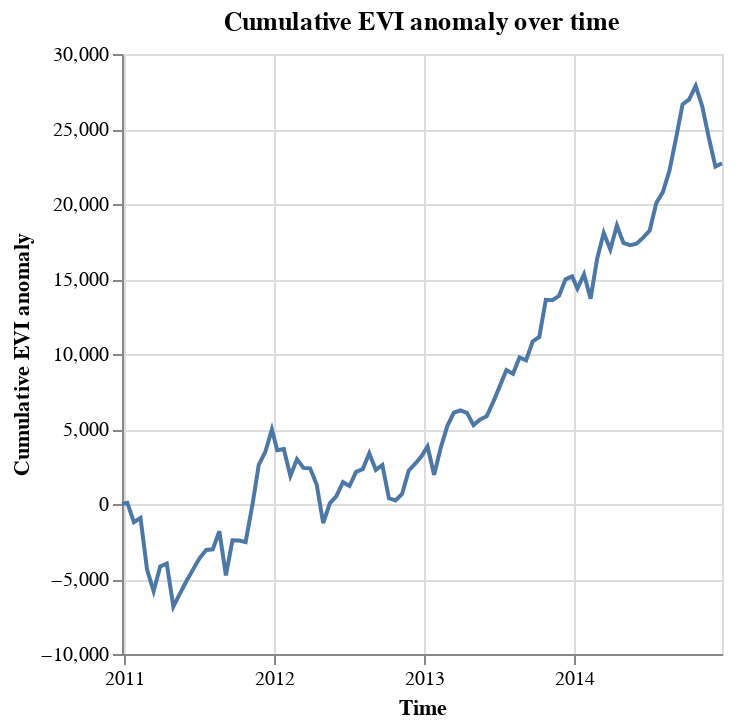
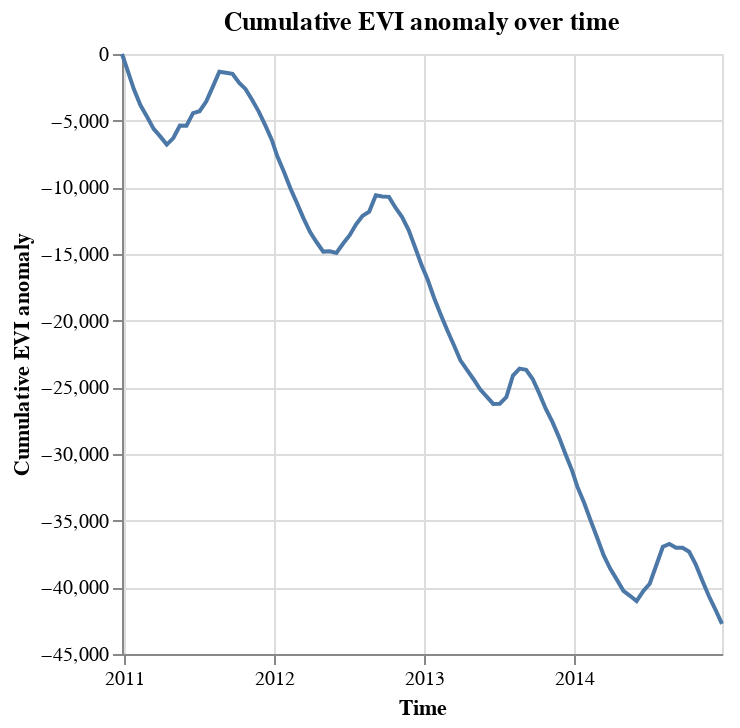

Notebook cell for these charts, in order:
### Code cell
import altair as alt
# Load MODIS EVI imagery.
collection = ee.ImageCollection('MODIS/006/MYD13A1').select('EVI')

# Define reference conditions from the first 10 years of data.
reference = collection.filterDate('2001-01-01', '2010-12-31').sort(
    # Sort chronologically in descending order.
    'system:time_start',
    False,
)

# Compute the mean of the first 10 years.
mean = reference.mean()

# Compute anomalies by subtracting the 2001-2010 mean from each image in a
# collection of 2011-2014 images. Copy the date metadata over to the
# computed anomaly images in the new collection.
series = collection.filterDate('2011-01-01', '2014-12-31').map(
    lambda image: image.subtract(mean).set(
        'system:time_start', image.get('system:time_start')
    )
)

# Display cumulative anomalies.
m = geemap.Map()
m.set_center(-100.811, 40.2, 5)
m.add_layer(
    series.sum(),
    {'min': -60000, 'max': 60000, 'palette': ['FF0000', '000000', '00FF00']},
    'EVI anomaly',
)
display(m)

# Get the timestamp from the most recent image in the reference collection.
time_0 = reference.first().get('system:time_start')

# Use imageCollection.iterate() to make a collection of cumulative anomaly over time.
# The initial value for iterate() is a list of anomaly images already processed.
# The first anomaly image in the list is just 0, with the time_0 timestamp.
first = ee.List([
    # Rename the first band 'EVI'.
    ee.Image(0)
    .set('system:time_start', time_0)
    .select([0], ['EVI'])
])

# This is a function to pass to Iterate().
# As anomaly images are computed, add them to the list.
def accumulate(image, list):
  # Get the latest cumulative anomaly image from the end of the list with
  # get(-1).  Since the type of the list argument to the function is unknown,
  # it needs to be cast to a List.  Since the return type of get() is unknown,
  # cast it to Image.
  previous = ee.Image(ee.List(list).get(-1))
  # Add the current anomaly to make a new cumulative anomaly image.
  added = image.add(previous).set(
      # Propagate metadata to the new image.
      'system:time_start',
      image.get('system:time_start'),
  )
  # Return the list with the cumulative anomaly inserted.
  return ee.List(list).add(added)

# Create an ImageCollection of cumulative anomaly images by iterating.
# Since the return type of iterate is unknown, it needs to be cast to a List.
cumulative = ee.ImageCollection(ee.List(series.iterate(accumulate, first)))

# Predefine the chart titles.
title = 'Cumulative EVI anomaly over time'

# Chart some interesting locations.
def display_chart(region, collection):
  reduced = (
      collection.filterBounds(region)
      .sort('system:time_start')
      .map(
          lambda image: ee.Feature(
              None,
              image.reduceRegion(ee.Reducer.first(), region, 500).set(
                  'time', image.get('system:time_start')
              ),
          )
      )
  )
  reduced_dataframe = ee.data.computeFeatures(
      {'expression': reduced, 'fileFormat': 'PANDAS_DATAFRAME'}
  )
  alt.Chart(reduced_dataframe).mark_line().encode(
      alt.X('time:T').title('Time'),
      alt.Y('EVI:Q').title('Cumulative EVI anomaly'),
  ).properties(title=title).display()

pt_1 = ee.Geometry.Point(-65.544, -4.894)
display('Amazon rainforest:')
display_chart(pt_1, cumulative)

pt_2 = ee.Geometry.Point(116.4647, 40.1054)
display('Beijing urbanization:')
display_chart(pt_2, cumulative)

pt_3 = ee.Geometry.Point(-110.3412, 34.1982)
display('Arizona forest disturbance and recovery:')
display_chart(pt_3, cumulative)

### Figure 1 — Vega-Lite specification as saved in the notebook (floating-point values rounded to 4 significant figures)
{"config": {"view": {"continuousWidth": 300, "continuousHeight": 300}}, "data": {"name": "data-cfc63814479a0acc669eb2f0bdea96b0"}, "mark": {"type": "line"}, "encoding": {"x": {"field": "time", "title": "Time", "type": "temporal"}, "y": {"field": "EVI", "title": "Cumulative EVI anomaly", "type": "quantitative"}}, "title": "Cumulative EVI anomaly over time", "$schema": "https://vega.github.io/schema/vega-lite/v5.20.1.json", "datasets": {"data-cfc63814479a0acc669eb2f0bdea96b0": [{"geo": null, "EVI": 0.0, "time": 1293408000000}, {"geo": null, "EVI": 82.81, "time": 1294531200000}, {"geo": null, "EVI": -1209.0, "time": 1295913600000}, {"geo": null, "EVI": -921.6, "time": 1297296000000}, {"geo": null, "EVI": -4371.0, "time": 1298678400000}, {"geo": null, "EVI": -5814.0, "time": 1300060800000}, {"geo": null, "EVI": -4166.0, "time": 1301443200000}, {"geo": null, "EVI": -3979.0, "time": 1302825600000}, {"geo": null, "EVI": -6834.0, "time": 1304208000000}, {"geo": null, "EVI": -5974.0, "time": 1305590400000}, {"geo": null, "EVI": -5137.0, "time": 1306972800000}, {"geo": null, "EVI": -4362.0, "time": 1308355200000}, {"geo": null, "EVI": -3603.0, "time": 1309737600000}, {"geo": null, "EVI": -3061.0, "time": 1311120000000}, {"geo": null, "EVI": -3024.0, "time": 1312502400000}, {"geo": null, "EVI": -1818.0, "time": 1313884800000}, {"geo": null, "EVI": -4761.0, "time": 1315267200000}, {"geo": null, "EVI": -2414.0, "time": 1316649600000}, {"geo": null, "EVI": -2429.0, "time": 1318032000000}, {"geo": null, "EVI": -2531.0, "time": 1319414400000}, {"geo": null, "EVI": -147.8, "time": 1320796800000}, {"geo": null, "EVI": 2604.0, "time": 1322179200000}, {"geo": null, "EVI": 3477.0, "time": 1323561600000}, {"geo": null, "EVI": 4962.0, "time": 1324944000000}, {"geo": null, "EVI": 3586.0, "time": 1326067200000}, {"geo": null, "EVI": 3661.0, "time": 1327449600000}, {"geo": null, "EVI": 1872.0, "time": 1328832000000}, {"geo": null, "EVI": 2979.0, "time": 1330214400000}, {"geo": null, "EVI": 2407.0, "time": 1331596800000}, {"geo": null, "EVI": 2379.0, "time": 1332979200000}, {"geo": null, "EVI": 1301.0, "time": 1334361600000}, {"geo": null, "EVI": -1271.0, "time": 1335744000000}, {"geo": null, "EVI": 43.96, "time": 1337126400000}, {"geo": null, "EVI": 529.8, "time": 1338508800000}, {"geo": null, "EVI": 1456.0, "time": 1339891200000}, {"geo": null, "EVI": 1201.0, "time": 1341273600000}, {"geo": null, "EVI": 2143.0, "time": 1342656000000}, {"geo": null, "EVI": 2318.0, "time": 1344038400000}, {"geo": null, "EVI": 3376.0, "time": 1345420800000}, {"geo": null, "EVI": 2278.0, "time": 1346803200000}, {"geo": null, "EVI": 2597.0, "time": 1348185600000}, {"geo": null, "EVI": 378.3, "time": 1349568000000}, {"geo": null, "EVI": 237.1, "time": 1350950400000}, {"geo": null, "EVI": 671.9, "time": 1352332800000}, {"geo": null, "EVI": 2218.0, "time": 1353715200000}, {"geo": null, "EVI": 2686.0, "time": 1355097600000}, {"geo": null, "EVI": 3215.0, "time": 1356480000000}, {"geo": null, "EVI": 3835.0, "time": 1357689600000}, {"geo": null, "EVI": 1951.0, "time": 1359072000000}, {"geo": null, "EVI": 3737.0, "time": 1360454400000}, {"geo": null, "EVI": 5194.0, "time": 1361836800000}, {"geo": null, "EVI": 6092.0, "time": 1363219200000}, {"geo": null, "EVI": 6234.0, "time": 1364601600000}, {"geo": null, "EVI": 6073.0, "time": 1365984000000}, {"geo": null, "EVI": 5260.0, "time": 1367366400000}, {"geo": null, "EVI": 5637.0, "time": 1368748800000}, {"geo": null, "EVI": 5847.0, "time": 1370131200000}, {"geo": null, "EVI": 6807.0, "time": 1371513600000}, {"geo": null, "EVI": 7857.0, "time": 1372896000000}, {"geo": null, "EVI": 8926.0, "time": 1374278400000}, {"geo": null, "EVI": 8681.0, "time": 1375660800000}, {"geo": null, "EVI": 9774.0, "time": 1377043200000}, {"geo": null, "EVI": 9581.0, "time": 1378425600000}, {"geo": null, "EVI": 10840.0, "time": 1379808000000}, {"geo": null, "EVI": 11130.0, "time": 1381190400000}, {"geo": null, "EVI": 13610.0, "time": 1382572800000}, {"geo": null, "EVI": 13590.0, "time": 1383955200000}, {"geo": null, "EVI": 13870.0, "time": 1385337600000}, {"geo": null, "EVI": 14980.0, "time": 1386720000000}, {"geo": null, "EVI": 15170.0, "time": 1388102400000}, {"geo": null, "EVI": 14360.0, "time": 1389225600000}, {"geo": null, "EVI": 15320.0, "time": 1390608000000}, {"geo": null, "EVI": 13690.0, "time": 1391990400000}, {"geo": null, "EVI": 16350.0, "time": 1393372800000}, {"geo": null, "EVI": 18070.0, "time": 1394755200000}, {"geo": null, "EVI": 16970.0, "time": 1396137600000}, {"geo": null, "EVI": 18570.0, "time": 1397520000000}, {"geo": null, "EVI": 17410.0, "time": 1398902400000}, {"geo": null, "EVI": 17260.0, "time": 1400284800000}, {"geo": null, "EVI": 17350.0, "time": 1401667200000}, {"geo": null, "EVI": 17760.0, "time": 1403049600000}, {"geo": null, "EVI": 18230.0, "time": 1404432000000}, {"geo": null, "EVI": 20070.0, "time": 1405814400000}, {"geo": null, "EVI": 20790.0, "time": 1407196800000}, {"geo": null, "EVI": 22220.0, "time": 1408579200000}, {"geo": null, "EVI": 24380.0, "time": 1409961600000}, {"geo": null, "EVI": 26640.0, "time": 1411344000000}, {"geo": null, "EVI": 26980.0, "time": 1412726400000}, {"geo": null, "EVI": 27870.0, "time": 1414108800000}, {"geo": null, "EVI": 26500.0, "time": 1415491200000}, {"geo": null, "EVI": 24410.0, "time": 1416873600000}, {"geo": null, "EVI": 22500.0, "time": 1418256000000}, {"geo": null, "EVI": 22710.0, "time": 1419638400000}]}}

### Figure 2 — Vega-Lite specification as saved in the notebook (floating-point values rounded to 4 significant figures)
{"config": {"view": {"continuousWidth": 300, "continuousHeight": 300}}, "data": {"name": "data-b0cc063baa114642e02b75b97b8c4ea4"}, "mark": {"type": "line"}, "encoding": {"x": {"field": "time", "title": "Time", "type": "temporal"}, "y": {"field": "EVI", "title": "Cumulative EVI anomaly", "type": "quantitative"}}, "title": "Cumulative EVI anomaly over time", "$schema": "https://vega.github.io/schema/vega-lite/v5.20.1.json", "datasets": {"data-b0cc063baa114642e02b75b97b8c4ea4": [{"geo": null, "EVI": 0.0, "time": 1293408000000}, {"geo": null, "EVI": -1173.0, "time": 1294531200000}, {"geo": null, "EVI": -2650.0, "time": 1295913600000}, {"geo": null, "EVI": -3847.0, "time": 1297296000000}, {"geo": null, "EVI": -4706.0, "time": 1298678400000}, {"geo": null, "EVI": -5613.0, "time": 1300060800000}, {"geo": null, "EVI": -6179.0, "time": 1301443200000}, {"geo": null, "EVI": -6792.0, "time": 1302825600000}, {"geo": null, "EVI": -6304.0, "time": 1304208000000}, {"geo": null, "EVI": -5369.0, "time": 1305590400000}, {"geo": null, "EVI": -5378.0, "time": 1306972800000}, {"geo": null, "EVI": -4432.0, "time": 1308355200000}, {"geo": null, "EVI": -4288.0, "time": 1309737600000}, {"geo": null, "EVI": -3572.0, "time": 1311120000000}, {"geo": null, "EVI": -2462.0, "time": 1312502400000}, {"geo": null, "EVI": -1336.0, "time": 1313884800000}, {"geo": null, "EVI": -1411.0, "time": 1315267200000}, {"geo": null, "EVI": -1485.0, "time": 1316649600000}, {"geo": null, "EVI": -2158.0, "time": 1318032000000}, {"geo": null, "EVI": -2637.0, "time": 1319414400000}, {"geo": null, "EVI": -3457.0, "time": 1320796800000}, {"geo": null, "EVI": -4323.0, "time": 1322179200000}, {"geo": null, "EVI": -5352.0, "time": 1323561600000}, {"geo": null, "EVI": -6458.0, "time": 1324944000000}, {"geo": null, "EVI": -7655.0, "time": 1326067200000}, {"geo": null, "EVI": -8814.0, "time": 1327449600000}, {"geo": null, "EVI": -10070.0, "time": 1328832000000}, {"geo": null, "EVI": -11180.0, "time": 1330214400000}, {"geo": null, "EVI": -12320.0, "time": 1331596800000}, {"geo": null, "EVI": -13350.0, "time": 1332979200000}, {"geo": null, "EVI": -14120.0, "time": 1334361600000}, {"geo": null, "EVI": -14820.0, "time": 1335744000000}, {"geo": null, "EVI": -14790.0, "time": 1337126400000}, {"geo": null, "EVI": -14920.0, "time": 1338508800000}, {"geo": null, "EVI": -14230.0, "time": 1339891200000}, {"geo": null, "EVI": -13610.0, "time": 1341273600000}, {"geo": null, "EVI": -12770.0, "time": 1342656000000}, {"geo": null, "EVI": -12140.0, "time": 1344038400000}, {"geo": null, "EVI": -11820.0, "time": 1345420800000}, {"geo": null, "EVI": -10590.0, "time": 1346803200000}, {"geo": null, "EVI": -10680.0, "time": 1348185600000}, {"geo": null, "EVI": -10710.0, "time": 1349568000000}, {"geo": null, "EVI": -11530.0, "time": 1350950400000}, {"geo": null, "EVI": -12220.0, "time": 1352332800000}, {"geo": null, "EVI": -13210.0, "time": 1353715200000}, {"geo": null, "EVI": -14530.0, "time": 1355097600000}, {"geo": null, "EVI": -15870.0, "time": 1356480000000}, {"geo": null, "EVI": -16900.0, "time": 1357689600000}, {"geo": null, "EVI": -18300.0, "time": 1359072000000}, {"geo": null, "EVI": -19530.0, "time": 1360454400000}, {"geo": null, "EVI": -20720.0, "time": 1361836800000}, {"geo": null, "EVI": -21820.0, "time": 1363219200000}, {"geo": null, "EVI": -22980.0, "time": 1364601600000}, {"geo": null, "EVI": -23690.0, "time": 1365984000000}, {"geo": null, "EVI": -24390.0, "time": 1367366400000}, {"geo": null, "EVI": -25150.0, "time": 1368748800000}, {"geo": null, "EVI": -25700.0, "time": 1370131200000}, {"geo": null, "EVI": -26240.0, "time": 1371513600000}, {"geo": null, "EVI": -26230.0, "time": 1372896000000}, {"geo": null, "EVI": -25730.0, "time": 1374278400000}, {"geo": null, "EVI": -24120.0, "time": 1375660800000}, {"geo": null, "EVI": -23590.0, "time": 1377043200000}, {"geo": null, "EVI": -23690.0, "time": 1378425600000}, {"geo": null, "EVI": -24370.0, "time": 1379808000000}, {"geo": null, "EVI": -25460.0, "time": 1381190400000}, {"geo": null, "EVI": -26620.0, "time": 1382572800000}, {"geo": null, "EVI": -27590.0, "time": 1383955200000}, {"geo": null, "EVI": -28730.0, "time": 1385337600000}, {"geo": null, "EVI": -30020.0, "time": 1386720000000}, {"geo": null, "EVI": -31240.0, "time": 1388102400000}, {"geo": null, "EVI": -32470.0, "time": 1389225600000}, {"geo": null, "EVI": -33640.0, "time": 1390608000000}, {"geo": null, "EVI": -34980.0, "time": 1391990400000}, {"geo": null, "EVI": -36290.0, "time": 1393372800000}, {"geo": null, "EVI": -37610.0, "time": 1394755200000}, {"geo": null, "EVI": -38610.0, "time": 1396137600000}, {"geo": null, "EVI": -39420.0, "time": 1397520000000}, {"geo": null, "EVI": -40260.0, "time": 1398902400000}, {"geo": null, "EVI": -40630.0, "time": 1400284800000}, {"geo": null, "EVI": -41040.0, "time": 1401667200000}, {"geo": null, "EVI": -40300.0, "time": 1403049600000}, {"geo": null, "EVI": -39730.0, "time": 1404432000000}, {"geo": null, "EVI": -38350.0, "time": 1405814400000}, {"geo": null, "EVI": -36960.0, "time": 1407196800000}, {"geo": null, "EVI": -36750.0, "time": 1408579200000}, {"geo": null, "EVI": -37030.0, "time": 1409961600000}, {"geo": null, "EVI": -37030.0, "time": 1411344000000}, {"geo": null, "EVI": -37330.0, "time": 1412726400000}, {"geo": null, "EVI": -38280.0, "time": 1414108800000}, {"geo": null, "EVI": -39480.0, "time": 1415491200000}, {"geo": null, "EVI": -40650.0, "time": 1416873600000}, {"geo": null, "EVI": -41670.0, "time": 1418256000000}, {"geo": null, "EVI": -42750.0, "time": 1419638400000}]}}
